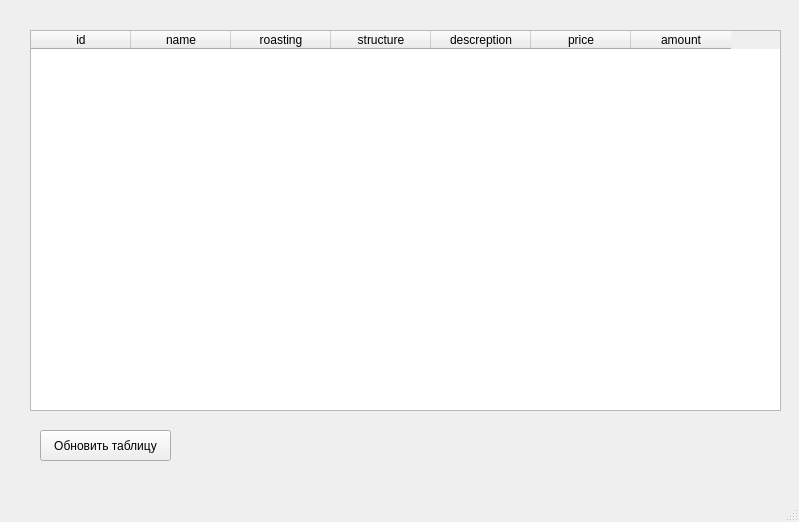
<?xml version="1.0" encoding="UTF-8"?>
<ui version="4.0">
 <class>MainWindow</class>
 <widget class="QMainWindow" name="MainWindow">
  <property name="geometry">
   <rect>
    <x>0</x>
    <y>0</y>
    <width>799</width>
    <height>522</height>
   </rect>
  </property>
  <property name="windowTitle">
   <string>MainWindow</string>
  </property>
  <widget class="QWidget" name="centralwidget">
   <widget class="QTableWidget" name="tableWidget">
    <property name="geometry">
     <rect>
      <x>30</x>
      <y>30</y>
      <width>751</width>
      <height>381</height>
     </rect>
    </property>
    <column>
     <property name="text">
      <string>id</string>
     </property>
    </column>
    <column>
     <property name="text">
      <string>name</string>
     </property>
    </column>
    <column>
     <property name="text">
      <string>roasting</string>
     </property>
    </column>
    <column>
     <property name="text">
      <string>structure</string>
     </property>
    </column>
    <column>
     <property name="text">
      <string>descreption</string>
     </property>
    </column>
    <column>
     <property name="text">
      <string>price</string>
     </property>
    </column>
    <column>
     <property name="text">
      <string>amount</string>
     </property>
    </column>
   </widget>
   <widget class="QPushButton" name="upd_btn">
    <property name="geometry">
     <rect>
      <x>40</x>
      <y>430</y>
      <width>131</width>
      <height>31</height>
     </rect>
    </property>
    <property name="text">
     <string>Обновить таблицу</string>
    </property>
   </widget>
  </widget>
  <widget class="QMenuBar" name="menubar">
   <property name="geometry">
    <rect>
     <x>0</x>
     <y>0</y>
     <width>799</width>
     <height>26</height>
    </rect>
   </property>
  </widget>
  <widget class="QStatusBar" name="statusbar"/>
 </widget>
 <resources/>
 <connections/>
</ui>
